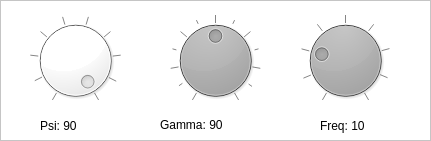
    <widget class="QFrame" name="frame_4">
     <property name="geometry">
      <rect>
       <x>10</x>
       <y>475</y>
       <width>431</width>
       <height>141</height>
      </rect>
     </property>
     <property name="styleSheet">
      <string notr="true"> color: rgb(0, 0, 0);
 background-color: rgb(255, 255, 255);
</string>
     </property>
     <property name="frameShape">
      <enum>QFrame::StyledPanel</enum>
     </property>
     <property name="frameShadow">
      <enum>QFrame::Raised</enum>
     </property>
     <widget class="QDial" name="magneticfrequencydial">
      <property name="geometry">
       <rect>
        <x>300</x>
        <y>10</y>
        <width>91</width>
        <height>101</height>
       </rect>
      </property>
      <property name="font">
       <font>
        <family>Arial</family>
        <pointsize>16</pointsize>
        <italic>false</italic>
        <bold>false</bold>
       </font>
      </property>
      <property name="styleSheet">
       <string notr="true">QDial {
    background-color: qconicalgradient(cx:0.5, cy:0.5, angle:90, stop:0 #1a5276, stop:0.3 #2980b9, stop:0.7 #3498db, stop:1 #1a5276);
    border: 2px solid #1a5276;
    padding: 5px;
}

QDial::handle {
    background-color: qconicalgradient(cx:0.5, cy:0.5, angle:90, stop:0 #f39c12, stop:0.3 #f1c40f, stop:0.7 #f39c12, stop:1 #f1c40f);
    border: 2px solid #e67e22;
    width: 20px;
    height: 20px;
    border-radius: 10px;
    margin: -5px;
}
</string>
      </property>
      <property name="maximum">
       <number>40</number>
      </property>
      <property name="singleStep">
       <number>1</number>
      </property>
      <property name="pageStep">
       <number>1</number>
      </property>
      <property name="value">
       <number>10</number>
      </property>
      <property name="orientation">
       <enum>Qt::Horizontal</enum>
      </property>
      <property name="wrapping">
       <bool>false</bool>
      </property>
      <property name="notchTarget">
       <double>10.000000000000000</double>
      </property>
      <property name="notchesVisible">
       <bool>true</bool>
      </property>
     </widget>
     <widget class="QDial" name="psidial">
      <property name="geometry">
       <rect>
        <x>30</x>
        <y>10</y>
        <width>91</width>
        <height>101</height>
       </rect>
      </property>
      <property name="styleSheet">
       <string notr="true">QDial
    {
        background-color:QLinearGradient( 
            x1: 0.177, y1: 0.004, x2: 0.831, y2: 0.911, 
            stop: 0 white, 
            stop: 0.061 white, 
            stop: 0.066 lightgray, 
            stop: 0.5 #242424, 
            stop: 0.505 #000000,
            stop: 0.827 #040404,
            stop: 0.966 #292929,
            stop: 0.983 #2e2e2e
        );
    }</string>
      </property>
      <property name="minimum">
       <number>1</number>
      </property>
      <property name="maximum">
       <number>90</number>
      </property>
      <property name="singleStep">
       <number>5</number>
      </property>
      <property name="value">
       <number>90</number>
      </property>
      <property name="notchTarget">
       <double>10.000000000000000</double>
      </property>
      <property name="notchesVisible">
       <bool>true</bool>
      </property>
     </widget>
     <widget class="QLabel" name="gammalabel">
      <property name="geometry">
       <rect>
        <x>160</x>
        <y>115</y>
        <width>141</width>
        <height>20</height>
       </rect>
      </property>
      <property name="text">
       <string>Gamma: 90</string>
      </property>
     </widget>
     <widget class="QLabel" name="rollingfrequencylabel">
      <property name="geometry">
       <rect>
        <x>320</x>
        <y>115</y>
        <width>101</width>
        <height>21</height>
       </rect>
      </property>
      <property name="text">
       <string>Freq: 10</string>
      </property>
     </widget>
     <widget class="QLabel" name="psilabel">
      <property name="geometry">
       <rect>
        <x>40</x>
        <y>115</y>
        <width>91</width>
        <height>21</height>
       </rect>
      </property>
      <property name="text">
       <string>Psi: 90</string>
      </property>
     </widget>
     <widget class="QDial" name="gammadial">
      <property name="geometry">
       <rect>
        <x>170</x>
        <y>10</y>
        <width>91</width>
        <height>101</height>
       </rect>
      </property>
      <property name="font">
       <font>
        <family>Arial</family>
        <pointsize>16</pointsize>
        <italic>false</italic>
        <bold>false</bold>
       </font>
      </property>
      <property name="styleSheet">
       <string notr="true">QDial {
    background-color: qconicalgradient(cx:0.5, cy:0.5, angle:90, stop:0 #1a5276, stop:0.3 #2980b9, stop:0.7 #3498db, stop:1 #1a5276);
    border: 2px solid #1a5276;
    padding: 5px;
}

QDial::handle {
    background-color: qconicalgradient(cx:0.5, cy:0.5, angle:90, stop:0 #f39c12, stop:0.3 #f1c40f, stop:0.7 #f39c12, stop:1 #f1c40f);
    border: 2px solid #e67e22;
    width: 20px;
    height: 20px;
    border-radius: 10px;
    margin: -5px;
}
</string>
      </property>
      <property name="maximum">
       <number>180</number>
      </property>
      <property name="singleStep">
       <number>5</number>
      </property>
      <property name="pageStep">
       <number>10</number>
      </property>
      <property name="value">
       <number>90</number>
      </property>
      <property name="orientation">
       <enum>Qt::Horizontal</enum>
      </property>
      <property name="wrapping">
       <bool>false</bool>
      </property>
      <property name="notchTarget">
       <double>10.000000000000000</double>
      </property>
      <property name="notchesVisible">
       <bool>true</bool>
      </property>
     </widget>
    </widget>
